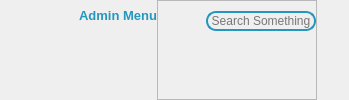
        <widget class="QWidget" name="caedFrame" native="true">
         <layout class="QHBoxLayout" name="horizontalLayout_19">
          <property name="spacing">
           <number>0</number>
          </property>
          <property name="leftMargin">
           <number>0</number>
          </property>
          <property name="topMargin">
           <number>0</number>
          </property>
          <property name="rightMargin">
           <number>0</number>
          </property>
          <property name="bottomMargin">
           <number>0</number>
          </property>
          <item alignment="Qt::AlignTop">
           <widget class="QWidget" name="widget_6" native="true">
            <property name="maximumSize">
             <size>
              <width>200</width>
              <height>25</height>
             </size>
            </property>
            <layout class="QHBoxLayout" name="horizontalLayout_6">
             <property name="spacing">
              <number>0</number>
             </property>
             <property name="leftMargin">
              <number>0</number>
             </property>
             <property name="topMargin">
              <number>0</number>
             </property>
             <property name="rightMargin">
              <number>0</number>
             </property>
             <property name="bottomMargin">
              <number>0</number>
             </property>
             <item alignment="Qt::AlignLeft|Qt::AlignTop">
              <widget class="QPushButton" name="profile_2">
               <property name="sizePolicy">
                <sizepolicy hsizetype="Minimum" vsizetype="Preferred">
                 <horstretch>0</horstretch>
                 <verstretch>0</verstretch>
                </sizepolicy>
               </property>
               <property name="styleSheet">
                <string notr="true">border:none;</string>
               </property>
               <property name="text">
                <string/>
               </property>
               <property name="icon">
                <iconset resource="Res/adminResource.qrc">
                 <normaloff>:/icons/user.svg</normaloff>:/icons/user.svg</iconset>
               </property>
               <property name="iconSize">
                <size>
                 <width>32</width>
                 <height>32</height>
                </size>
               </property>
              </widget>
             </item>
             <item alignment="Qt::AlignRight|Qt::AlignBottom">
              <widget class="QLabel" name="label_27">
               <property name="sizePolicy">
                <sizepolicy hsizetype="Expanding" vsizetype="Preferred">
                 <horstretch>0</horstretch>
                 <verstretch>0</verstretch>
                </sizepolicy>
               </property>
               <property name="minimumSize">
                <size>
                 <width>125</width>
                 <height>30</height>
                </size>
               </property>
               <property name="maximumSize">
                <size>
                 <width>125</width>
                 <height>30</height>
                </size>
               </property>
               <property name="font">
                <font>
                 <pointsize>10</pointsize>
                 <weight>75</weight>
                 <bold>true</bold>
                </font>
               </property>
               <property name="styleSheet">
                <string notr="true">color: rgb(37, 150, 190);
</string>
               </property>
               <property name="text">
                <string>Admin Menu</string>
               </property>
               <property name="scaledContents">
                <bool>true</bool>
               </property>
               <property name="alignment">
                <set>Qt::AlignRight|Qt::AlignTrailing|Qt::AlignVCenter</set>
               </property>
              </widget>
             </item>
            </layout>
           </widget>
          </item>
          <item alignment="Qt::AlignRight">
           <widget class="QWidget" name="widget_7" native="true">
            <layout class="QHBoxLayout" name="horizontalLayout_21">
             <property name="spacing">
              <number>0</number>
             </property>
             <property name="leftMargin">
              <number>0</number>
             </property>
             <property name="topMargin">
              <number>0</number>
             </property>
             <property name="rightMargin">
              <number>0</number>
             </property>
             <property name="bottomMargin">
              <number>0</number>
             </property>
             <item>
              <widget class="QFrame" name="seachFrame_2">
               <property name="minimumSize">
                <size>
                 <width>160</width>
                 <height>0</height>
                </size>
               </property>
               <property name="styleSheet">
                <string notr="true"/>
               </property>
               <property name="frameShape">
                <enum>QFrame::StyledPanel</enum>
               </property>
               <property name="frameShadow">
                <enum>QFrame::Raised</enum>
               </property>
               <layout class="QHBoxLayout" name="horizontalLayout_22">
                <property name="spacing">
                 <number>0</number>
                </property>
                <property name="leftMargin">
                 <number>0</number>
                </property>
                <property name="topMargin">
                 <number>10</number>
                </property>
                <property name="rightMargin">
                 <number>0</number>
                </property>
                <property name="bottomMargin">
                 <number>5</number>
                </property>
                <item alignment="Qt::AlignRight|Qt::AlignTop">
                 <widget class="QStackedWidget" name="stackedWidget_2">
                  <property name="currentIndex">
                   <number>0</number>
                  </property>
                  <widget class="QWidget" name="page">
                   <layout class="QHBoxLayout" name="horizontalLayout_5" stretch="0,0">
                    <property name="spacing">
                     <number>0</number>
                    </property>
                    <property name="leftMargin">
                     <number>0</number>
                    </property>
                    <property name="topMargin">
                     <number>0</number>
                    </property>
                    <property name="rightMargin">
                     <number>0</number>
                    </property>
                    <property name="bottomMargin">
                     <number>0</number>
                    </property>
                    <item alignment="Qt::AlignRight|Qt::AlignTop">
                     <widget class="QLabel" name="label_28">
                      <property name="text">
                       <string/>
                      </property>
                      <property name="pixmap">
                       <pixmap resource="Res/adminResource.qrc">:/icons/search.svg</pixmap>
                      </property>
                     </widget>
                    </item>
                    <item alignment="Qt::AlignLeft|Qt::AlignTop">
                     <widget class="QLineEdit" name="lineEdit_2">
                      <property name="sizePolicy">
                       <sizepolicy hsizetype="Preferred" vsizetype="Preferred">
                        <horstretch>0</horstretch>
                        <verstretch>0</verstretch>
                       </sizepolicy>
                      </property>
                      <property name="styleSheet">
                       <string notr="true">background-color: transparent;
border-radius:10px;
border:1.5px solid #2596be</string>
                      </property>
                      <property name="alignment">
                       <set>Qt::AlignCenter</set>
                      </property>
                      <property name="placeholderText">
                       <string>Search Something</string>
                      </property>
                     </widget>
                    </item>
                   </layout>
                  </widget>
                  <widget class="QWidget" name="page_2"/>
                 </widget>
                </item>
               </layout>
              </widget>
             </item>
            </layout>
           </widget>
          </item>
          <item>
           <widget class="QWidget" name="widget_8" native="true">
            <layout class="QHBoxLayout" name="horizontalLayout_23">
             <property name="spacing">
              <number>0</number>
             </property>
             <property name="leftMargin">
              <number>0</number>
             </property>
             <property name="topMargin">
              <number>0</number>
             </property>
             <property name="rightMargin">
              <number>0</number>
             </property>
             <property name="bottomMargin">
              <number>0</number>
             </property>
             <item alignment="Qt::AlignRight|Qt::AlignTop">
              <widget class="QPushButton" name="sideMenuButton_2">
               <property name="sizePolicy">
                <sizepolicy hsizetype="Preferred" vsizetype="Fixed">
                 <horstretch>0</horstretch>
                 <verstretch>0</verstretch>
                </sizepolicy>
               </property>
               <property name="styleSheet">
                <string notr="true">border:none;</string>
               </property>
               <property name="text">
                <string/>
               </property>
               <property name="icon">
                <iconset resource="Res/adminResource.qrc">
                 <normaloff>:/icons/align-right.svg</normaloff>:/icons/align-right.svg</iconset>
               </property>
               <property name="iconSize">
                <size>
                 <width>30</width>
                 <height>30</height>
                </size>
               </property>
              </widget>
             </item>
            </layout>
           </widget>
          </item>
         </layout>
        </widget>
